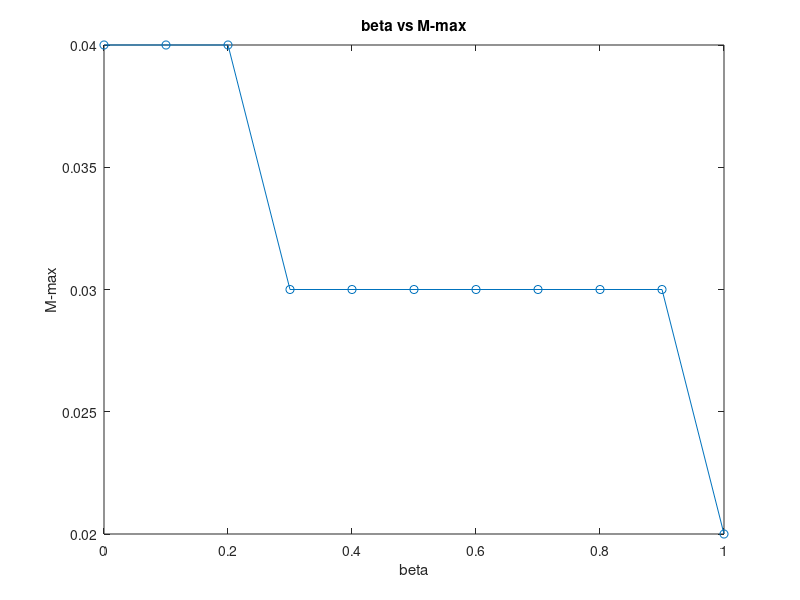

Here is the MATLAB script that generated this plot:
%filename: lung.m (main program)
clear all
clf
global Pstar cstar n maxcount M Q camax RT cI;
betavec =[0,0.1,0.2,0.3,0.4,0.5,0.6,0.7,0.8,0.9,1];
% 
% beta=betavec(10)
% for M=0:0.01:10
% setup_lung
% cvsolve
% outchecklung
% 
% end

close all
Mvec=[0.04,0.04,0.04,0.03,0.03,0.03,0.03,0.03,0.03,0.03,0.02];
plot(betavec,Mvec,'o-');
xlabel('beta');
ylabel('M-max');
title('beta vs M-max');